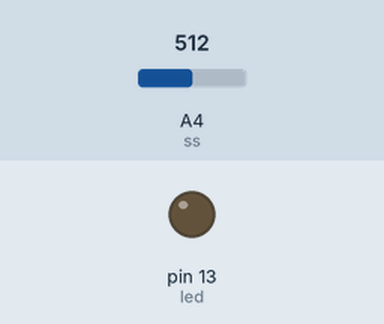
Bench run of a sketch on a simulated Arduino Uno, built with avr-gcc and run on an emulated ATmega328P. On the bench: output pins drawn as LEDs (lit = HIGH). Inputs (shaded band) come from the test bench; at power-on: A4 (ss) = 512.

Above: at 1.2 s.
1.3 s: A4 (ss) set to 532
2.8 s: A4 (ss) set to 565
At 3.5 s:
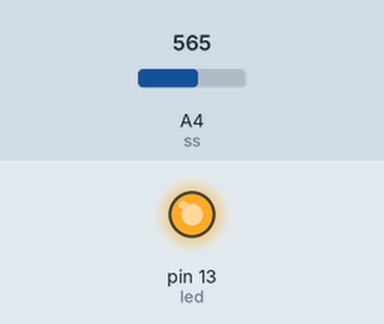
4.3 s: A4 (ss) set to 540
At 4.7 s:
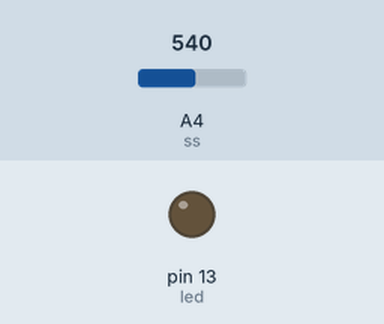
5.8 s: A4 (ss) set to 560
At 7.0 s:
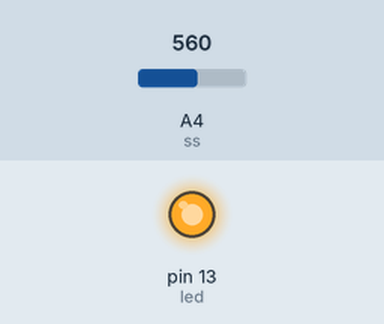
Timing chart, 0 to 8.3 s (numbered marks = the images above; inputs shaded):
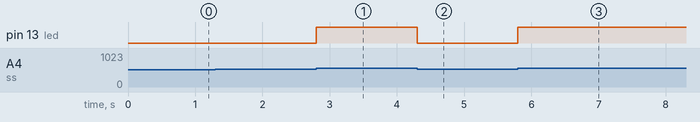

The sketch:

Smoke_Detector.ino
```cpp
int ss=A4;
int led=13;
void setup()
{
Serial.begin(9600);
pinMode(ss,INPUT);
pinMode(led,OUTPUT);
}
void loop()
{
  int x=analogRead(ss);
  if(x>550)
  {
    digitalWrite(led,HIGH);
  }
  else
  {
    digitalWrite(led,LOW);
  }

}
```

Measured:
- the behaviour switches between 550 and 551 on A4 (ss) (found by bisection; images 0 and 1)
- after the input at 1.3 s, every drawn part: stays the same
- after the input at 2.8 s, pin 13 (led): LOW → HIGH at once
- after the input at 4.3 s, pin 13 (led): HIGH → LOW at once
- after the input at 5.8 s, pin 13 (led): LOW → HIGH at once
